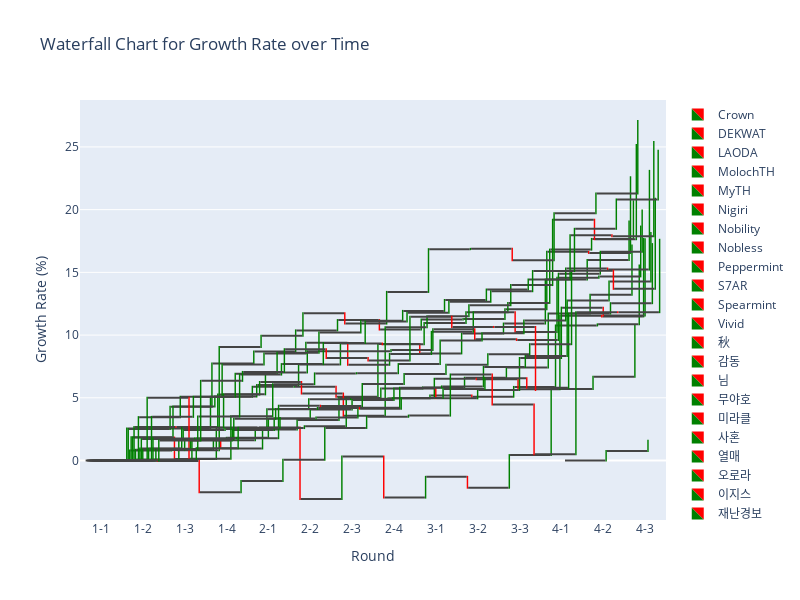

Source (notebook cell):
### Code cell
import plotly.graph_objects as go
from plotly.subplots import make_subplots

# Assuming data2 is the DataFrame with the added "GrowthRate" column

fig = go.Figure()


for guild, dat in data.groupby("GuildName"):
    growth_rates_percentage = dat["GrowthRate"]
    fig.add_trace(
        go.Waterfall(
            orientation="v",
            x=dat["Round"],
            y=growth_rates_percentage,
            name=guild,
            # text=f"{guild}",
            decreasing=dict(marker=dict(color="red")),
            increasing=dict(marker=dict(color="green")),
        )
    )

fig.update_layout(
    title="Waterfall Chart for Growth Rate over Time",
    xaxis_title="Round",
    yaxis_title="Growth Rate (%)",
    autosize=False,
    width=800,
    height=600,
    # yaxis=dict(type="log"),  # Set the y-axis type to logarithmic
)

fig.show()

### Figure 1 — Plotly figure (JSON) as saved in the notebook; plotly's stock layout.template omitted (floating-point values rounded to 4 significant figures)
{"data": [{"decreasing": {"marker": {"color": "red"}}, "increasing": {"marker": {"color": "green"}}, "name": "Crown", "orientation": "v", "type": "waterfall", "x": ["1-1", "1-2", "1-3", "1-4", "2-1", "2-2", "2-3", "2-4", "3-1", "3-2", "3-3", "4-1", "4-2", "4-3"], "y": [0, 2.548, -0.002338, 2.535, 0.7993, 0.000787, -0.7952, 4.198, -0.745, 1.587, 0.7942, 3.503, 1.563, 3.078]}, {"decreasing": {"marker": {"color": "red"}}, "increasing": {"marker": {"color": "green"}}, "name": "DEKWAT", "orientation": "v", "type": "waterfall", "x": ["1-1", "1-2", "1-3", "1-4", "2-1", "2-2", "2-3", "2-4", "3-1", "3-2", "3-3", "4-1", "4-2", "4-3"], "y": [0, 2.504, 1.782, 3.451, 0.962, 1.674, 0.822, -0.7539, 0.7936, 0.05223, 0.7714, 4.579, -0.08558, 6.03]}, {"decreasing": {"marker": {"color": "red"}}, "increasing": {"marker": {"color": "green"}}, "name": "LAODA", "orientation": "v", "type": "waterfall", "x": ["1-1", "1-2", "1-3", "1-4", "2-1", "2-2", "2-3", "2-4", "3-1", "3-2", "3-3", "4-1", "4-2", "4-3"], "y": [0, 0.7998, 0.1162, 0.706, 0.8456, 0.7719, 1.741, 0.7589, 0.08783, 0.7746, 0.8093, 4.307, 1.504, 3.927]}, {"decreasing": {"marker": {"color": "red"}}, "increasing": {"marker": {"color": "green"}}, "name": "MolochTH", "orientation": "v", "type": "waterfall", "x": ["1-1", "1-2", "1-3", "1-4", "2-1", "2-2", "2-3", "2-4", "3-1", "3-2", "3-3", "4-1", "4-2", "4-3"], "y": [0, 1.855, 2.448, 0.7964, 0.9138, 1.645, 1.667, -0.06377, 1.699, 0.858, 0.7465, 4.248, 0.8512, 3.001]}, {"decreasing": {"marker": {"color": "red"}}, "increasing": {"marker": {"color": "green"}}, "name": "MyTH", "orientation": "v", "type": "waterfall", "x": ["1-1", "1-2", "1-3", "1-4", "2-1", "2-2", "2-3", "2-4", "3-1", "3-2", "3-3", "4-1", "4-2", "4-3"], "y": [0, 1.829, -1.704, 2.517, 0.0002084, -5.71, 3.389, -3.278, 1.656, -0.8662, 2.597, 5.277, 0.9727, 4.041]}, {"decreasing": {"marker": {"color": "red"}}, "increasing": {"marker": {"color": "green"}}, "name": "Nigiri", "orientation": "v", "type": "waterfall", "x": ["1-1", "1-2", "1-3", "1-4", "2-1", "2-2", "2-3", "2-4", "3-1", "3-2", "3-3", "4-1", "4-2", "4-3"], "y": [0, 2.677, -0.0008073, 2.577, 1.008, -0.9209, -1.78, 7.056, 0.8813, 0.8831, 1.608, 5.208, -1.554, 7.512]}, {"decreasing": {"marker": {"color": "red"}}, "increasing": {"marker": {"color": "green"}}, "name": "Nobility", "orientation": "v", "type": "waterfall", "x": ["1-1", "1-2", "1-3", "1-4", "2-1", "2-2", "2-3", "2-4", "3-1", "3-2", "3-3", "4-1", "4-2", "4-3"], "y": [0, 0.855, -0.0325, 8.227, 0.9053, 1.79, -0.8259, 2.525, 3.405, 0.02528, -0.8989, 3.743, 1.576, 5.772]}, {"decreasing": {"marker": {"color": "red"}}, "increasing": {"marker": {"color": "green"}}, "name": "Nobless", "orientation": "v", "type": "waterfall", "x": ["1-1", "1-2", "1-3", "1-4", "2-1", "2-2", "2-3", "2-4", "3-1", "3-2", "3-3", "4-1", "4-2", "4-3"], "y": [0, 0.07481, 1.604, -0.7211, 1.628, 0.1452, 2.184, 0.04311, 0.2326, -0.1047, 0.7808, 4.9, 0.08607, 4.693]}, {"decreasing": {"marker": {"color": "red"}}, "increasing": {"marker": {"color": "green"}}, "name": "Peppermint", "orientation": "v", "type": "waterfall", "x": ["1-1", "1-2", "1-3", "1-4", "2-1", "2-2", "2-3", "2-4", "3-1", "3-2", "3-3", "4-1", "4-2", "4-3"], "y": [0, 3.458, 1.634, 2.572, 0.8632, 0.8535, -1.749, 0.8603, 1.766, 1.57, -1.573, 4.32, 0.1054, 3.971]}, {"decreasing": {"marker": {"color": "red"}}, "increasing": {"marker": {"color": "green"}}, "name": "S7AR", "orientation": "v", "type": "waterfall", "x": ["1-1", "1-2", "1-3", "1-4", "2-1", "2-2", "2-3", "2-4", "3-1", "3-2", "3-3", "4-1", "4-2", "4-3"], "y": [0, 0.9506, 1.665, 2.659, 1.748, 1.691, 0.005326, 0.08793, 1.65, -0.7909, -0.05589, 5.286, 1.747, 3.293]}, {"decreasing": {"marker": {"color": "red"}}, "increasing": {"marker": {"color": "green"}}, "name": "Spearmint", "orientation": "v", "type": "waterfall", "x": ["1-1", "1-2", "1-3", "1-4", "2-1", "2-2", "2-3", "2-4", "3-1", "3-2", "3-3", "4-1", "4-2", "4-3"], "y": [0, 1.706, 0.7325, 0.07929, 1.575, 0.7935, 0.01069, 0.06994, 1.549, -0.04431, -0.7934, 5.854, -0.04417, 6.183]}, {"decreasing": {"marker": {"color": "red"}}, "increasing": {"marker": {"color": "green"}}, "name": "Vivid", "orientation": "v", "type": "waterfall", "x": ["1-1", "1-2", "1-3", "1-4", "2-1", "2-2", "2-3", "2-4", "3-1", "3-2", "3-3", "4-1", "4-2", "4-3"], "y": [0, 0.8349, 0.864, 0.1131, 1.533, 0.7239, 0.7616, 0.9049, -0.7789, 0.6692, 2.548, 4.015, -0.6253, 6.083]}, {"decreasing": {"marker": {"color": "red"}}, "increasing": {"marker": {"color": "green"}}, "name": "秋", "orientation": "v", "type": "waterfall", "x": ["3-3"], "y": [0]}, {"decreasing": {"marker": {"color": "red"}}, "increasing": {"marker": {"color": "green"}}, "name": "감동", "orientation": "v", "type": "waterfall", "x": ["4-1", "4-2", "4-3"], "y": [0, 0.7661, 0.8142]}, {"decreasing": {"marker": {"color": "red"}}, "increasing": {"marker": {"color": "green"}}, "name": "님", "orientation": "v", "type": "waterfall", "x": ["1-1", "1-2", "1-3", "1-4", "2-1", "2-2", "2-3", "2-4", "3-1", "3-2", "3-3", "4-1", "4-2", "4-3"], "y": [0, 5.008, -4.866, 3.377, 2.568, 0.8565, 0.01585, 0.7258, 1.872, 0.5817, 1.013, 4.153, -0.08381, 7.869]}, {"decreasing": {"marker": {"color": "red"}}, "increasing": {"marker": {"color": "green"}}, "name": "무야호", "orientation": "v", "type": "waterfall", "x": ["1-1", "1-2", "1-3", "1-4", "2-1", "2-2", "2-3", "2-4", "3-1", "3-2", "3-3", "4-1", "4-2", "4-3"], "y": [0, 0.9339, 0.671, 0.8369, 0.9177, 0.06808, 0.7707, 1.608, 0.1006, 1.551, 0.8846, 4.407, 1.529, 3.859]}, {"decreasing": {"marker": {"color": "red"}}, "increasing": {"marker": {"color": "green"}}, "name": "미라클", "orientation": "v", "type": "waterfall", "x": ["1-1", "1-2", "1-3", "1-4", "2-1", "2-2", "2-3", "2-4", "3-1", "3-2", "3-3", "4-1", "4-2", "4-3"], "y": [0, 0.0005035, 1.674, 1.651, 0.7817, 0.08082, -0.05294, 0.841, 0.7355, 0.8493, -0.7618, 5.92, 0.8246, 4.71]}, {"decreasing": {"marker": {"color": "red"}}, "increasing": {"marker": {"color": "green"}}, "name": "사혼", "orientation": "v", "type": "waterfall", "x": ["1-1", "1-2", "1-3", "1-4", "2-1", "2-2", "2-3", "2-4", "3-1", "3-2", "3-3", "4-1", "4-2", "4-3"], "y": [0, 3.481, 1.602, 1.831, 1.669, 1.631, 0.9232, 0.7901, 0.8693, 0.8359, 0.7988, 3.519, -0.07416, 7.515]}, {"decreasing": {"marker": {"color": "red"}}, "increasing": {"marker": {"color": "green"}}, "name": "열매", "orientation": "v", "type": "waterfall", "x": ["1-1", "1-2", "1-3", "1-4", "2-1", "2-2", "2-3", "2-4", "3-1", "3-2", "3-3", "4-1", "4-2", "4-3"], "y": [0, 1.75, 0.01911, 0.01084, 2.589, -0.02315, 1.747, 0.7995, 0.7478, 0.8302, 0.804, 5.862, -1.449, 7.171]}, {"decreasing": {"marker": {"color": "red"}}, "increasing": {"marker": {"color": "green"}}, "name": "오로라", "orientation": "v", "type": "waterfall", "x": ["1-1", "1-2", "1-3", "1-4", "2-1"], "y": [0, 0.0588, 0.9205, 1.636, 0.7656]}, {"decreasing": {"marker": {"color": "red"}}, "increasing": {"marker": {"color": "green"}}, "name": "이지스", "orientation": "v", "type": "waterfall", "x": ["1-1", "1-2", "1-3", "1-4", "2-1", "2-2", "2-3", "2-4", "3-1", "3-2", "3-3", "4-1", "4-2", "4-3"], "y": [0, 0.8728, 2.634, 3.346, 0.8329, 1.678, 1.714, 0.6989, 0.8742, 0.8456, 1.607, 3.369, 2.34, 3.875]}, {"decreasing": {"marker": {"color": "red"}}, "increasing": {"marker": {"color": "green"}}, "name": "재난경보", "orientation": "v", "type": "waterfall", "x": ["1-1", "1-2", "1-3", "1-4", "2-1", "2-2", "2-3", "2-4", "3-1", "3-2", "3-3", "4-1", "4-2", "4-3"], "y": [0, -0.04108, -2.498, 0.9063, 1.701, 2.531, 0.8886, 0.09369, 3.279, -2.385, -3.974, 11.33, -0.001753, 5.774]}, {"decreasing": {"marker": {"color": "red"}}, "increasing": {"marker": {"color": "green"}}, "name": "쿠벤저스", "orientation": "v", "type": "waterfall", "x": ["1-1", "1-2", "1-3", "1-4", "2-1", "2-2", "2-3", "2-4", "3-1", "3-2", "3-3"], "y": [0, 1.597, 4.754, 0.7106, 1.813, -0.6994, -0.1975, 3.476, -0.8055, -0.001546, -5.023]}], "layout": {"autosize": false, "height": 600, "title": {"text": "Waterfall Chart for Growth Rate over Time"}, "width": 800, "xaxis": {"title": {"text": "Round"}}, "yaxis": {"title": {"text": "Growth Rate (%)"}}}}
